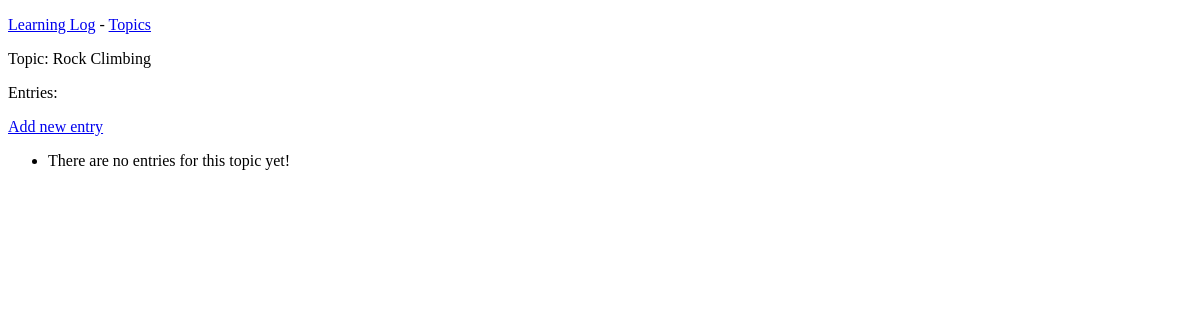
Before: /topics/2 with the older database file.
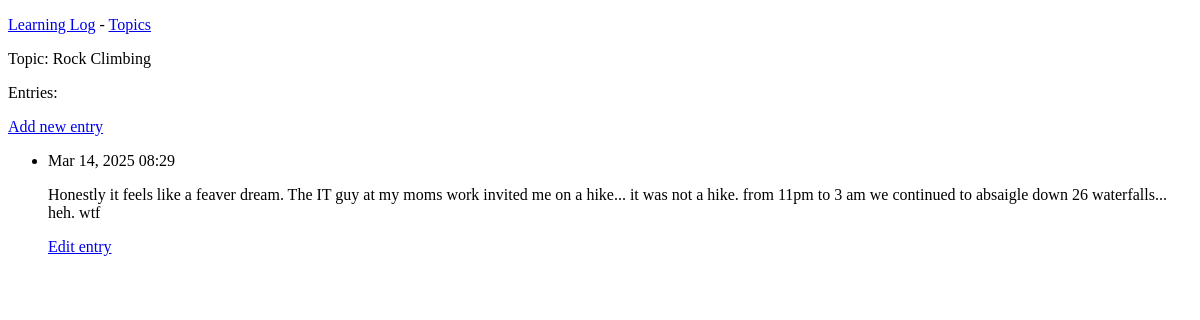
After: the same page with the newer database file.
### learning_logs/models.py (models this page shows, shortened)
class Entry(models.Model):
    topic = models.ForeignKey(Topic, on_delete=models.CASCADE)
    text = models.TextField()
    date_added = models.DateTimeField(auto_now_add=True)
    class Meta:
        verbose_name_plural = "entries"

### learning_logs/views.py (the view)
# urls.py: path('topics/<int:topic_id>', views.topic, name="topic"),
def topic(request, topic_id):
    topic = Topic.objects.get(id=topic_id)
    entries = topic.entry_set.order_by('-date_added')
    context = {"topic": topic, "entries": entries}
    return render(request, "learning_logs/topic.html", context)

### learning_logs/templates/learning_logs/topic.html
{% extends "learning_logs/base.html" %} {% block content %}
<p>Topic: {{topic.text}}</p>
<p>Entries:</p>
<p>
  <a href="{% url 'learning_logs:new_entry' topic.id %}">Add new entry</a>
</p>
<ul>
  {% for entry in entries %}
  <li>
    <p>{{ entry.date_added|date:'M d, Y H:i' }}</p>
    <p>{{ entry.text|linebreaks }}</p>
    <p>
      <a href="{% url 'learning_logs:edit_entry' entry.id %}">Edit entry</a>
    </p>
  </li>
  {%empty%}
  <li>There are no entries for this topic yet!</li>
  {%endfor%}
</ul>
{%endblock content%}

Changed rows visible on the page:
added Entry: date_added "Mar 14, 2025 08:29", text "Honestly it feels like a feaver dream. The IT guy at my moms work invited me on a hike... it was not a hike. from 11pm to 3 am we continued to absaigle down 26 waterfalls... heh. wtf"
Other visible differences:
text no longer shown: "There are no entries for this topic yet!"
